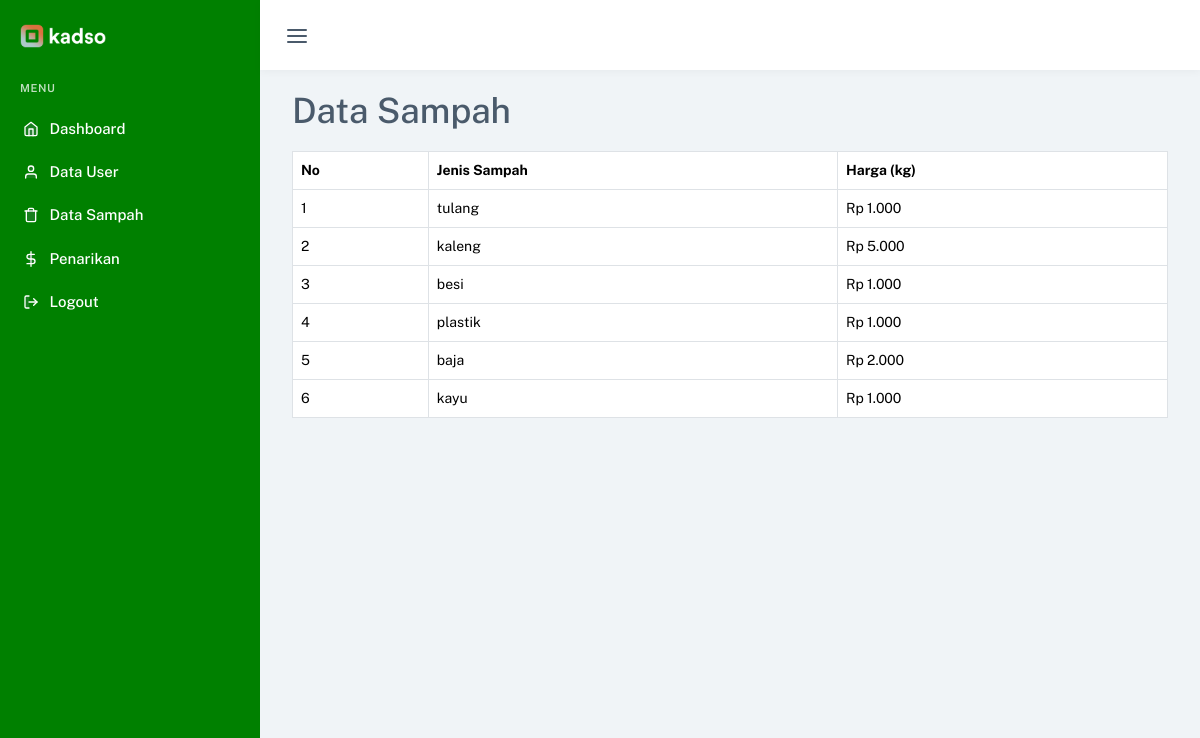
The page /nasabah/data-sampah.php (signed in) on the database its author committed.
### tables this page shows
CREATE TABLE `sampah` (
  `id_sampah` int(11) NOT NULL,
  `jenis_sampah` varchar(255) NOT NULL,
  `harga` int(20) NOT NULL
);

### nasabah/data-sampah.php (the view, shortened to what this page needs)
<!DOCTYPE html>
<html lang="en">
<head>
    <link href="../assets/css/app.min.css" rel="stylesheet" type="text/css" id="app-style" />
    <link href="../assets/css/icons.min.css" rel="stylesheet" type="text/css" />
</head>
<body data-menu-color="dark" data-sidebar="default">
    <div id="app-layout">
        <?php
        include "../layout/top-bar-admin.php";
        include "../layout/left-sidebar-nasabah.php";
        ?>
        <div class="content-page">
            <div class="content">
                <div class="container-xxl" style="padding-top: 20px;">
                    <div class="container">
                        <h1 class="">Data Sampah</h1>
                        <table class="table table-bordered mt-3">
                            <thead>
                                <tr>
                                    <th>No</th>
                                    <th>Jenis Sampah</th>
                                    <th>Harga (kg)</th>
                                </tr>
                            </thead>
                            <?php
                            include "../koneksi.php";
                            $sql = "SELECT * FROM sampah order by id_sampah desc";
                            $hasil = mysqli_query($koneksi, $sql);
                            $no = 0;
                            while ($data = mysqli_fetch_array($hasil)) {
                                $no++;
                            ?>
                                <tbody>
                                    <tr>
                                        <td><?php echo $no; ?></td>
                                        <td><?php echo $data["jenis_sampah"]; ?></td>
                                        <td><?php echo 'Rp ' . number_format($data["harga"], 0, ',', '.');    ?></td>
                                    </tr>
                                </tbody>
                            <?php
                            }
                            ?>
                        </table>
                    </div>
                </div>
            </div>
        </div>
    </div>
</body>
</html>

### rows shown on the page
sampah: jenis_sampah "tulang", harga "1.000"
sampah: jenis_sampah "kaleng", harga "5.000"
sampah: jenis_sampah "besi", harga "1.000"
sampah: jenis_sampah "plastik", harga "1.000"
sampah: jenis_sampah "baja", harga "2.000"
sampah: jenis_sampah "kayu", harga "1.000"
